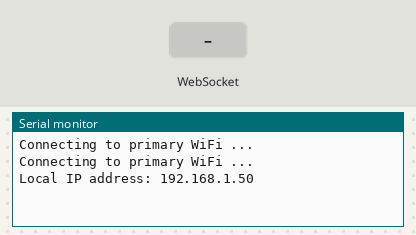
Recording of a program running on a simulated ESP32. Parts: the last lines printed to the serial monitor. The inputs (shaded band) are chosen by the test bench. WiFi joins after 1.5 s; servers stay silent unless stated; not simulated (calls return 0 or success): secrets.h.

Above: at 3.7 s.
3.8 s: WebSocket text "BPMVALUE" received
At 4.3 s:
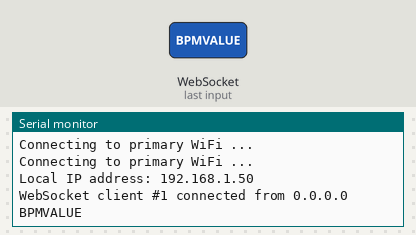
5.3 s: WebSocket text "SPEEDVALUE" received
At 6.5 s:
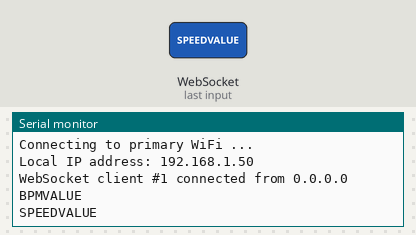
6.8 s: WebSocket text "DENSITYVALUE" received
At 7.7 s:
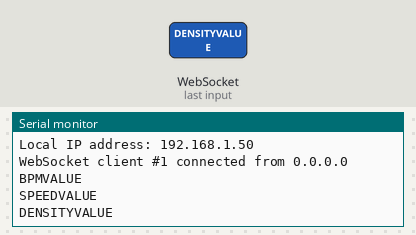
8.3 s: WebSocket text "WIDTHVALUE" received
At 8.9 s:
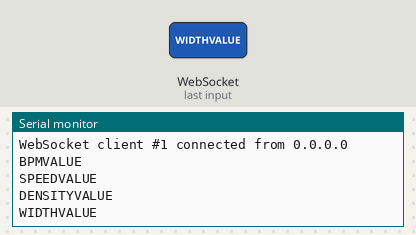
9.8 s: WebSocket text "r" received
At 11.0 s:
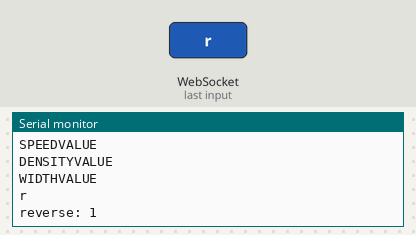
11.3 s: WebSocket text "0" received
At 12.4 s:
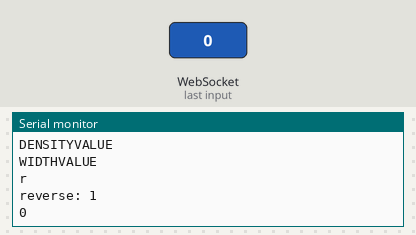

Measured:
- after the input at 3.8 s, the serial monitor: prints a new line at once (image 1)
- after the input at 5.3 s, the serial monitor: prints a new line at once (image 2)
- after the input at 6.8 s, the serial monitor: prints a new line at once (image 3)
- after the input at 8.3 s, the serial monitor: prints a new line at once (image 4)
- after the input at 9.8 s, the serial monitor: prints a new line at once (image 5)
- after the input at 11.3 s, the serial monitor: prints a new line at once (image 6)

The program:

main.cpp
```cpp
#include <Arduino.h>
#include <WiFi.h>

int activePattern = 0;
int speed = 3;
int density = 4;
int width = 5;
int bpm = 60;
int reverse = 0;

#include "web_server.h"

void setup() {
  Serial.begin(9600);
  delay(500);

  setupWebServer();
}

void printValue(int value, int &prevValue, char *label) {
  if (value != prevValue) {
    Serial.print(label);
    Serial.print(": ");
    Serial.println(value);
    prevValue = value;
  }
}

void loop() {
  static int prevActivePattern = activePattern;
  static int prevSpeed = speed;
  static int prevDensity = density;
  static int prevWidth = width;
  static int prevBpm = bpm;
  static int prevReverse = reverse;

  printValue(activePattern, prevActivePattern, "activePattern");
  printValue(speed, prevSpeed, "speed");
  printValue(density, prevDensity, "density");
  printValue(width, prevWidth, "width");
  printValue(bpm, prevBpm, "bpm");
  printValue(reverse, prevReverse, "reverse");
}
```

web_server.h
```cpp
/*
 * The webserver will attempt to connect to the primary ssid 5 times, with a delay
 * of 1 second between each attempt. If it fails to connect, it will retry
 * using the secondary ssid. The reasoning behind this: If I am at home, I want
 * it to connect to my home network. If I'm elsewhere, I want it to connect
 * to the hotspot on my phone. If it fails to connect to either, it will default
 * to its previously saved settings.
 *
 * Libraries:
 * ESPAsyncWebServer    https://github.com/me-no-dev/ESPAsyncWebServer
 * AsyncTCP             https://github.com/me-no-dev/AsyncTCP
 *
 * Include in platformio.ini:
 * lib_deps =
 *     ...
 *     ESP Async WebServer
 *     ESP Async TCP
 *     FS
 */

#include <WiFi.h>
#include <AsyncTCP.h>
#include <ESPAsyncWebServer.h>

#include "secrets.h"

AsyncWebServer server(80);
AsyncWebSocket ws("/ws");

// Web server html
const char index_html[] PROGMEM = R"rawliteral(
<!DOCTYPE HTML><html>
<head>
  <meta charset="UTF-8">
  <meta name="viewport" content="width=device-width, initial-scale=1">
  <title>Infinitube</title>
  <style>
    html { font-family: Arial; display: inline-block; }
    body { max-width: 500px; margin:0px auto; padding: 0px 7px; }
    button { width: 32%%; height: 50px; font-size: 0.9rem; }
    table { width: 100%%; }
    h2 { font-size: 2.3rem; text-align: center }
    p { font-size: 1.9rem; }
    .buttons { display: flex; flex-wrap: wrap; align-items: center; gap: 0.3em; }
    .break { flex-basis: 100%%; height: 10px; }
    .labelCol { width: 80px; }
    .valCol { width: 40px; padding-left: 14px; }
    .slider { -webkit-appearance: none; margin: 14px 0; width: 100%%;
      height: 15px; background: #FFD65C; outline: none; -webkit-transition: .2s;
      transition: opacity .2s; }
    .slider::-webkit-slider-thumb { -webkit-appearance: none; appearance: none;
      width: 25px; height: 25px; background: #003249; cursor: pointer; }
    .slider::-moz-range-thumb { width: 25px; height: 25px; background: #003249;
      cursor: pointer; }
  </style>
</head>
<body>
  <h2>Title</h2>

  <h3>Sliders</h3>
  <table border="0">
  <tr>
    <td class="labelCol"><label for="speedSlider">Speed</label></td>
    <td><input type="range" id="speedSlider" onchange="sendData('s',this.value)" min="1" max="10" value="%SPEEDVALUE%" step="1" class="slider"></td>
    <td class="valCol"><span id="speedValue">%SPEEDVALUE%</span></td>
  </tr>
  <tr>
    <td class="labelCol"><label for="densitySlider">Density</label></td>
    <td><input type="range" id="densitySlider" onchange="sendData('d',this.value)" min="1" max="10" value="%DENSITYVALUE%" step="1" class="slider"></td>
    <td class="valCol"><span id="densityValue">%DENSITYVALUE%</span></td>
  </tr>
  <tr>
    <td class="labelCol"><label for="widthSlider">Width</label></td>
    <td><input type="range" id="widthSlider" onchange="sendData('w',this.value)" min="1" max="10" value="%WIDTHVALUE%" step="1" class="slider"></td>
    <td class="valCol"><span id="widthValue">%WIDTHVALUE%</span></td>
  </tr>
  </table>

  <h3>Patterns</h3>
  <div class="buttons">
    <button type="button" onclick="sendData('p',0)">Pattern 0</button>
    <button type="button" onclick="sendData('p',1)">Pattern 1</button>
    <button type="button" onclick="sendData('p',2)">Pattern 2</button>
    <div class="break"></div>
    <button type="button" onclick="sendData('p',3)">Pattern 3</button>
    <button type="button" onclick="sendData('p',4)">Pattern 4</button>
    <button type="button" onclick="sendData('p',5)">Pattern 5</button>
    <button type="button" onclick="sendData('p',6)">Pattern 6</button>
    <button type="button" onclick="sendData('p',7)">Pattern 7</button>
    <div class="break"></div>
  </div>

  <h3>Checkbox</h3>
  <div>
    <input type="checkbox" id="reverse" name="reverse" onclick="sendData('r',this.value)" />
    <label for="reverse">Reverse</label>
  </div>

  <h3>Text input</h3>
  <label for="bpm">BPM </label>
  <input id="bpm" type="number" min="1" max="65535" onchange="sendData('b',this.value)" value="%BPMVALUE%">

<script>
 var gateway = `ws://${window.location.hostname}/ws`;
  var websocket;
  window.addEventListener('load', onLoad);

  function initWebSocket() {
    console.log('Trying to open a WebSocket connection...');
    websocket = new WebSocket(gateway);
    websocket.onopen    = onOpen;
    websocket.onclose   = onClose;
    websocket.onmessage = onMessage; // <-- add this line
  }

  function onOpen(event) {
    console.log('Connection opened');
    document.getElementById('autoBtn').style.backgroundColor = '#baffb3';
  }

  function onClose(event) {
    console.log('Connection closed');
    setTimeout(initWebSocket, 2000);
  }

  function onMessage(event) {
    var dataType = event.data.charAt(0);
    var dataValue = event.data.substring(1);
    switch (dataType){
    case 's':
      document.getElementById('speedValue').innerHTML = dataValue;
      document.getElementById('speedSlider').value = dataValue;
      break;
    case 'd':
      document.getElementById('densityValue').innerHTML = dataValue;
      document.getElementById('densitySlider').value = dataValue;
      break;
    case 'w':
      document.getElementById('widthValue').innerHTML = dataValue;
      document.getElementById('widthSlider').value = dataValue;
      break;
    }
  }

  function onLoad(event) {
    initWebSocket();

    // select all text when focus on text inputs
    const rgbInputIds = ['bpm'];
    rgbInputIds.forEach(rgbInputId => {
      document.getElementById(rgbInputId).addEventListener("focus", e => {
        e.target.select();
      });
    });
  }

  function sendData(type, val) {
    console.log(type+val);
    websocket.send(type+val);
  }
</script>
</body>
</html>
)rawliteral";

void handleWebSocketMessage(void *arg, uint8_t *data, size_t len) {
  AwsFrameInfo *info = (AwsFrameInfo*)arg;
  if (info->final && info->index == 0 && info->len == len && info->opcode == WS_TEXT) {
    data[len] = 0;
    Serial.println((char*)data);
    String message = String((char*)data);
    char dataType = message.charAt(0);
    String dataValue = message.substring(1);

    switch (dataType) {
      case 's':
        speed = dataValue.toInt();
        ws.textAll(message);
        break;
      case 'd':
        speed = dataValue.toInt();
        ws.textAll(message);
        break;
      case 'w':
        speed = dataValue.toInt();
        ws.textAll(message);
        break;
      case 'b':
        bpm = dataValue.toInt();
        ws.textAll(message);
        break;
      case 'p':
        activePattern = dataValue.toInt();
        ws.textAll(message);
        break;
      case 'r':
        reverse = reverse == 0 ? 1 : 0;
        ws.textAll(message);
        break;
    }
  }
}

void onEvent(AsyncWebSocket *server, AsyncWebSocketClient *client, AwsEventType type,
             void *arg, uint8_t *data, size_t len) {
  switch (type) {
    case WS_EVT_CONNECT:
      Serial.printf("WebSocket client #%u connected from %s\n", client->id(), client->remoteIP().toString().c_str());
      break;
    case WS_EVT_DISCONNECT:
      Serial.printf("WebSocket client #%u disconnected\n", client->id());
      break;
    case WS_EVT_DATA:
      handleWebSocketMessage(arg, data, len);
      break;
    case WS_EVT_PONG:
    case WS_EVT_ERROR:
      break;
  }
}

void initWebSocket() {
  ws.onEvent(onEvent);
  server.addHandler(&ws);
}

String processor(const String& var){
  if(var == "BPMVALUE"){
    return String(bpm);
  }
  if(var == "SPEEDVALUE"){
    return String(speed);
  }
  if(var == "DENSITYVALUE"){
    return String(density);
  }
  if(var == "WIDTHVALUE"){
    return String(width);
  }
  return "";
}

void setupWebServer(){

  uint8_t connectionAttempts = 0;

  WiFi.begin(ssid, password);
  while (WiFi.status() != WL_CONNECTED) {
    delay (1000);
    Serial.println("Connecting to primary WiFi ...");
    connectionAttempts++;
    if (connectionAttempts > 5) break;
  }

  while (WiFi.status() != WL_CONNECTED) {
    WiFi.begin(ssid2, password2);
    delay (1000);
    Serial.println("Connecting to secondary WiFi ...");
    connectionAttempts++;
    if (connectionAttempts > 10) break;
  }

  // Print ESP Local IP Address
  Serial.print("Local IP address: ");
  Serial.println(WiFi.localIP());

  initWebSocket();

  // Route for root / web page
  server.on("/", HTTP_GET, [](AsyncWebServerRequest *request){
    request->send_P(200, "text/html", index_html, processor);
  });

  server.begin();
}
```
